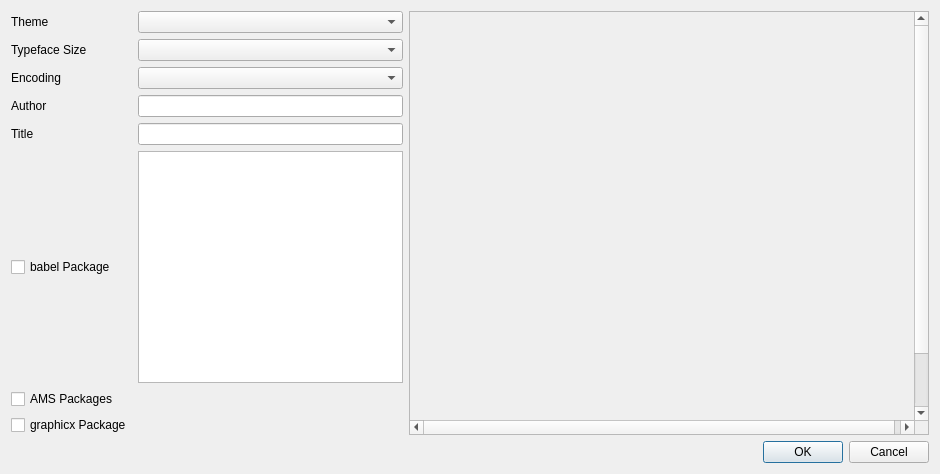
<?xml version="1.0" encoding="UTF-8"?>
<ui version="4.0">
 <class>QuickBeamerDialog</class>
 <widget class="QDialog" name="QuickBeamerDialog">
  <property name="geometry">
   <rect>
    <x>0</x>
    <y>0</y>
    <width>940</width>
    <height>474</height>
   </rect>
  </property>
  <property name="windowTitle">
   <string>Dialog</string>
  </property>
  <layout class="QGridLayout" name="gridLayout_2">
   <item row="0" column="0">
    <layout class="QGridLayout" name="gridLayout">
     <item row="7" column="0">
      <widget class="QCheckBox" name="checkBoxAMS">
       <property name="text">
        <string>AMS Packages</string>
       </property>
      </widget>
     </item>
     <item row="3" column="0">
      <widget class="QLabel" name="labelEncoding">
       <property name="text">
        <string>Encoding</string>
       </property>
      </widget>
     </item>
     <item row="4" column="1">
      <widget class="QLineEdit" name="lineEditAuthor"/>
     </item>
     <item row="1" column="0">
      <widget class="QLabel" name="labelSize">
       <property name="text">
        <string>Typeface Size</string>
       </property>
      </widget>
     </item>
     <item row="6" column="0">
      <widget class="QCheckBox" name="checkBoxBabel">
       <property name="text">
        <string>babel Package</string>
       </property>
      </widget>
     </item>
     <item row="1" column="1">
      <widget class="QComboBox" name="comboBoxSize"/>
     </item>
     <item row="5" column="1">
      <widget class="QLineEdit" name="lineEditTitle"/>
     </item>
     <item row="8" column="0">
      <widget class="QCheckBox" name="checkBoxGraphicx">
       <property name="text">
        <string>graphicx Package</string>
       </property>
      </widget>
     </item>
     <item row="5" column="0">
      <widget class="QLabel" name="labelTitle">
       <property name="text">
        <string>Title</string>
       </property>
      </widget>
     </item>
     <item row="6" column="1">
      <widget class="QListWidget" name="listWidgetBabel"/>
     </item>
     <item row="3" column="1">
      <widget class="QComboBox" name="comboBoxEncoding"/>
     </item>
     <item row="4" column="0">
      <widget class="QLabel" name="labelAuthor">
       <property name="text">
        <string>Author</string>
       </property>
      </widget>
     </item>
     <item row="0" column="0">
      <widget class="QLabel" name="labelTheme">
       <property name="text">
        <string>Theme</string>
       </property>
      </widget>
     </item>
     <item row="0" column="1">
      <widget class="QComboBox" name="comboBoxTheme"/>
     </item>
    </layout>
   </item>
   <item row="0" column="1">
    <widget class="QScrollArea" name="scrollArea">
     <property name="minimumSize">
      <size>
       <width>520</width>
       <height>0</height>
      </size>
     </property>
     <property name="maximumSize">
      <size>
       <width>520</width>
       <height>16777215</height>
      </size>
     </property>
     <property name="autoFillBackground">
      <bool>false</bool>
     </property>
     <property name="widgetResizable">
      <bool>false</bool>
     </property>
     <property name="alignment">
      <set>Qt::AlignCenter</set>
     </property>
     <widget class="QWidget" name="scrollAreaWidgetContents">
      <property name="geometry">
       <rect>
        <x>0</x>
        <y>0</y>
        <width>510</width>
        <height>474</height>
       </rect>
      </property>
     </widget>
    </widget>
   </item>
   <item row="1" column="0" colspan="2">
    <widget class="QDialogButtonBox" name="buttonBox">
     <property name="orientation">
      <enum>Qt::Horizontal</enum>
     </property>
     <property name="standardButtons">
      <set>QDialogButtonBox::Cancel|QDialogButtonBox::Ok</set>
     </property>
    </widget>
   </item>
  </layout>
 </widget>
 <tabstops>
  <tabstop>comboBoxTheme</tabstop>
  <tabstop>comboBoxSize</tabstop>
  <tabstop>comboBoxEncoding</tabstop>
  <tabstop>lineEditAuthor</tabstop>
  <tabstop>lineEditTitle</tabstop>
  <tabstop>listWidgetBabel</tabstop>
  <tabstop>checkBoxBabel</tabstop>
  <tabstop>checkBoxAMS</tabstop>
  <tabstop>checkBoxGraphicx</tabstop>
  <tabstop>buttonBox</tabstop>
  <tabstop>scrollArea</tabstop>
 </tabstops>
 <resources>
  <include location="texmaker.qrc"/>
 </resources>
 <connections>
  <connection>
   <sender>buttonBox</sender>
   <signal>accepted()</signal>
   <receiver>QuickBeamerDialog</receiver>
   <slot>accept()</slot>
   <hints>
    <hint type="sourcelabel">
     <x>248</x>
     <y>254</y>
    </hint>
    <hint type="destinationlabel">
     <x>157</x>
     <y>274</y>
    </hint>
   </hints>
  </connection>
  <connection>
   <sender>buttonBox</sender>
   <signal>rejected()</signal>
   <receiver>QuickBeamerDialog</receiver>
   <slot>reject()</slot>
   <hints>
    <hint type="sourcelabel">
     <x>316</x>
     <y>260</y>
    </hint>
    <hint type="destinationlabel">
     <x>286</x>
     <y>274</y>
    </hint>
   </hints>
  </connection>
 </connections>
</ui>
